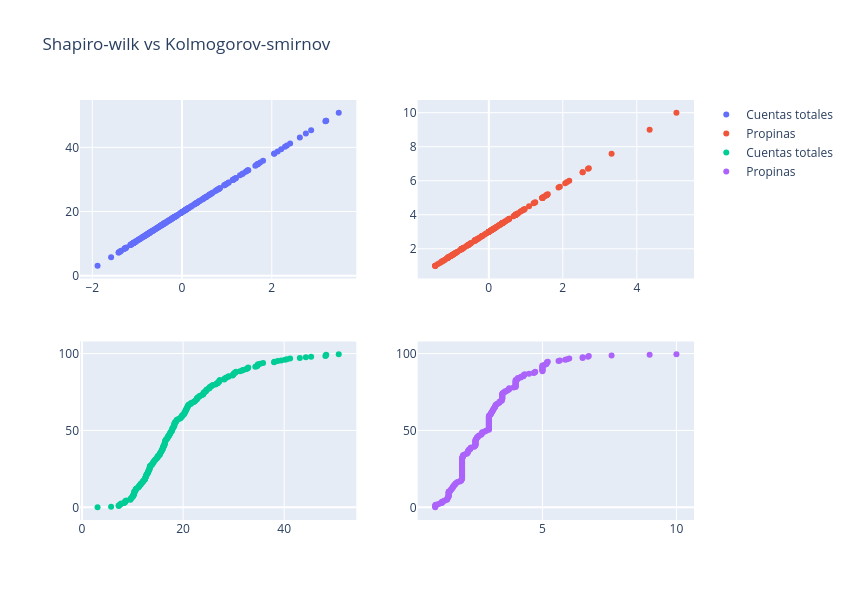

Notebook cell for this chart:
### Code cell
# Pruebas de normalidad

df["total_bill_zscore"] = zscore(df["total_bill"])
df["tip_zscore"] = zscore(df["tip"])

sorted_total_bill = df["total_bill"].sort_values()
sorted_tip = df["tip"].sort_values()
percentage = np.arange(0,100,100 / df.shape[0])

fig = make_subplots(rows=2, cols=2)

fig.add_trace(go.Scatter(x=df["total_bill_zscore"],y=df["total_bill"],mode="markers",name="Cuentas totales"),row=1,col=1)
fig.add_trace(go.Scatter(x=df["tip_zscore"],y=df["tip"],mode="markers",name="Propinas"),row=1,col=2)
fig.add_trace(go.Scatter(x=sorted_total_bill.values,y=percentage,mode="markers",name="Cuentas totales"),row=2,col=1)
fig.add_trace(go.Scatter(x=sorted_tip.values,y=percentage,mode="markers",name="Propinas"),row=2,col=2)
fig.update_layout(height=600, width=850, title_text="Shapiro-wilk vs Kolmogorov-smirnov")
fig

### Figure 1 — Plotly figure (JSON) as saved in the notebook; plotly's stock layout.template omitted (floating-point values rounded to 4 significant figures; data arrays with more than 128 entries replaced by an {"elided": "..."} marker saying what was removed)
{"data": [{"mode": "markers", "name": "Cuentas totales", "type": "scatter", "x": {"elided": "244 float values"}, "xaxis": "x", "y": {"elided": "244 float values"}, "yaxis": "y"}, {"mode": "markers", "name": "Propinas", "type": "scatter", "x": {"elided": "244 float values"}, "xaxis": "x2", "y": {"elided": "244 float values"}, "yaxis": "y2"}, {"mode": "markers", "name": "Cuentas totales", "type": "scatter", "x": {"elided": "244 float values"}, "xaxis": "x3", "y": {"elided": "244 float values"}, "yaxis": "y3"}, {"mode": "markers", "name": "Propinas", "type": "scatter", "x": {"elided": "244 float values"}, "xaxis": "x4", "y": {"elided": "244 float values"}, "yaxis": "y4"}], "layout": {"height": 600, "title": {"text": "Shapiro-wilk vs Kolmogorov-smirnov"}, "width": 850, "xaxis": {"anchor": "y", "domain": [0, 0.45]}, "xaxis2": {"anchor": "y2", "domain": [0.55, 1]}, "xaxis3": {"anchor": "y3", "domain": [0, 0.45]}, "xaxis4": {"anchor": "y4", "domain": [0.55, 1]}, "yaxis": {"anchor": "x", "domain": [0.575, 1]}, "yaxis2": {"anchor": "x2", "domain": [0.575, 1]}, "yaxis3": {"anchor": "x3", "domain": [0, 0.425]}, "yaxis4": {"anchor": "x4", "domain": [0, 0.425]}}}
